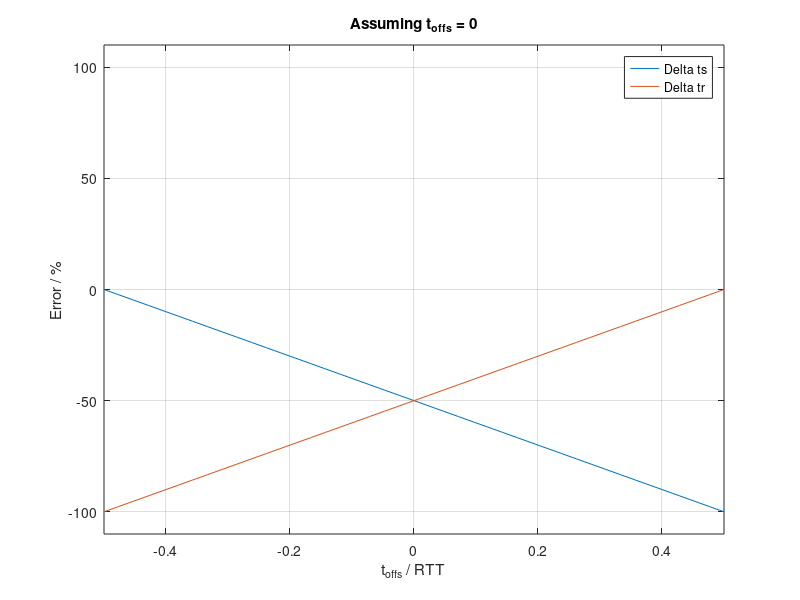
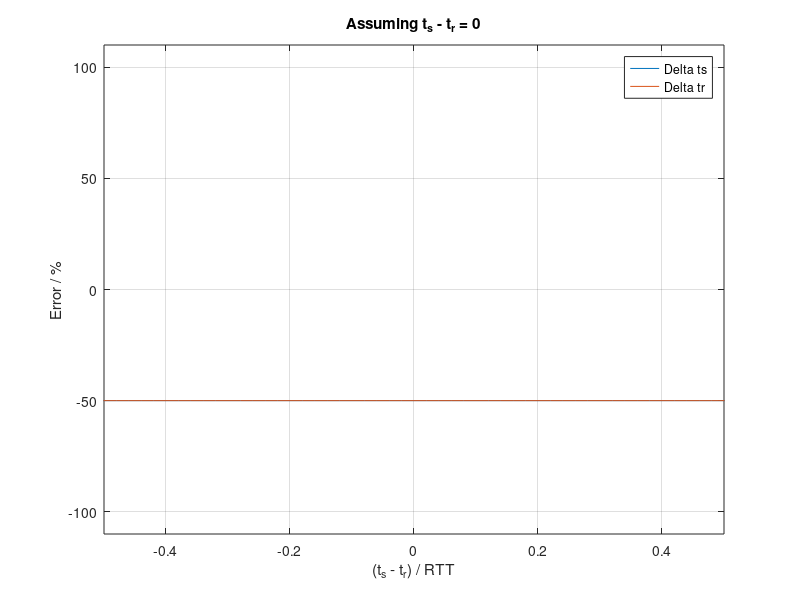

Write MATLAB code to recreate these figures, in order.
function lldp_looping_v3
funcs = {
    'model_1_eval', ...
    'model_2_eval', ...
    };

for i = 1:length(funcs)
    label = funcs{i};
    fn = str2func(label);
    fn();
end
end

function meas = create_measurement(parm)
meas = struct();
meas.t10 = parm.t0;
meas.t20 = parm.ts + parm.toffs + parm.t0;
meas.t11 = parm.t0 + parm.ts + parm.tr;
meas.t21 = 2*parm.ts + parm.tr + parm.t0 + parm.toffs;
end

function res = parmdiff(parm, sol, fn)
if nargin < 3
    fn = @(x) x;
end
res = struct();
res.ts = fn(parm.ts - sol.ts);
res.tr = fn(parm.tr - sol.tr);
res.toffs = fn(parm.toffs - sol.toffs);
res.t0 = fn(parm.t0 - sol.t0);
end

% function [D, td, toffs] = eval_model(fn)
% t0 = 11;
% ts = 0;
% tr = 10e-3:.01e-3:10e-3;
% td = tr - ts;
% toffs = -100:1:100;
% parm = struct();
% parm.t0 = t0;
% parm.ts = ts;
% meas = struct();
% meas.t10 = parm.t0;
% D = NaN(length(toffs), length(tr));
% for i = 1:length(tr)
%     for j = 1:length(toffs)
%         parm.tr = tr(i);
%         parm.toffs = toffs(j);
%         meas.t20 = parm.t0 + parm.ts + parm.toffs;
%         meas.t11 = parm.t0 + parm.ts + parm.tr;
%         meas.t21 = parm.t0 + 2*parm.ts + parm.tr + parm.toffs;
%         sol = fn(meas);
%         res = parmdiff(parm, sol);
%         D(j,i) = res.tr;
%     end
% end
% end

function sol = model_1(meas)
toffs = 0;
A = [
    0 0 1;
    1 0 1;
    1 1 1;
    ];
b = [
    meas.t10;
    meas.t20 - toffs;
    meas.t11;
    ];
x = A \ b;
sol = struct();
sol.ts = x(1);
sol.tr = x(2);
sol.toffs = toffs;
sol.t0 = x(3);
end

function model_1_eval()
parm = struct();
parm.t0 = 11;
parm.ts = 210e-3;
parm.tr = 210e-3;
RTT = parm.ts + parm.tr;
toffs = -RTT/2:10e-3:RTT/2;
Dts = NaN(length(toffs), 1);
Dtr = NaN(length(toffs), 1);
for i = 1:length(toffs)
    parm.toffs = toffs(i);
    meas = create_measurement(parm);
    sol = model_1(meas);
    res = parmdiff(parm, sol);
    Dts(i) = 100 * (res.ts - parm.ts) / RTT;
    Dtr(i) = 100 * (res.tr - parm.tr) / RTT;
end
td = toffs / RTT;
figure();
plot(td, Dts); hold on;
plot(td, Dtr);
xlim([-0.5, 0.5]);
ylim([-110, 110]);
legend("\Delta ts", "\Delta tr");
title("Assuming t_{offs} = 0");
xlabel("t_{offs} / RTT");
ylabel("Error / %");
grid on;
end

function sol = model_2(meas)
A = [
    0 0 1;
    1 1 1;
    2 0 1;
    ];
b = [
    meas.t10;
    meas.t20;
    meas.t11;
    ];
x = A \ b;
sol = struct();
sol.ts = x(1);
sol.tr = x(1);
sol.toffs = x(2);
sol.t0 = x(3);
end

function model_2_eval()
RTT = 100e-3;
dt = 1e-3;
ts = 0:dt:RTT;
tr = RTT - ts;
parm = struct();
parm.t0 = 11;
parm.toffs = 13e-3;
Dts = NaN(length(ts), 1);
Dtr = NaN(length(tr), 1);
for i = 1:length(ts)
    parm.ts = ts(i);
    parm.tr = tr(i);
    meas = create_measurement(parm);
    sol = model_2(meas);
    res = parmdiff(parm, sol);
    Dts(i) = 100 * (res.ts - parm.ts) / RTT;
    Dtr(i) = 100 * (res.tr - parm.tr) / RTT;
end
td = (ts - tr) / RTT;
figure();
plot(td, Dts); hold on;
plot(td, Dtr);
xlim([-0.5, 0.5]);
ylim([-110, 110]);
legend("\Delta ts", "\Delta tr");
title("Assuming t_s - t_r = 0");
xlabel("(t_s - t_r) / RTT");
ylabel("Error / %");
grid on;
end
